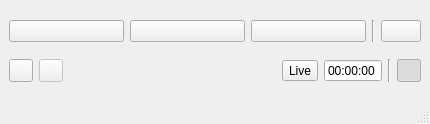
<?xml version="1.0" encoding="UTF-8"?>
<ui version="4.0">
 <class>MainWindow</class>
 <widget class="QMainWindow" name="MainWindow">
  <property name="geometry">
   <rect>
    <x>0</x>
    <y>0</y>
    <width>430</width>
    <height>124</height>
   </rect>
  </property>
  <property name="minimumSize">
   <size>
    <width>430</width>
    <height>0</height>
   </size>
  </property>
  <property name="windowTitle">
   <string>RSI</string>
  </property>
  <widget class="QWidget" name="centralwidget">
   <layout class="QGridLayout" name="mainLayout">
    <item row="1" column="0">
     <layout class="QHBoxLayout" name="horizontalLayout_2">
      <item>
       <widget class="QToolButton" name="playToggleBtn">
        <property name="sizePolicy">
         <sizepolicy hsizetype="Maximum" vsizetype="Maximum">
          <horstretch>0</horstretch>
          <verstretch>0</verstretch>
         </sizepolicy>
        </property>
        <property name="checkable">
         <bool>true</bool>
        </property>
       </widget>
      </item>
      <item>
       <widget class="QToolButton" name="recordBtn">
        <property name="enabled">
         <bool>false</bool>
        </property>
        <property name="sizePolicy">
         <sizepolicy hsizetype="Maximum" vsizetype="Maximum">
          <horstretch>0</horstretch>
          <verstretch>0</verstretch>
         </sizepolicy>
        </property>
        <property name="checkable">
         <bool>true</bool>
        </property>
       </widget>
      </item>
      <item>
       <widget class="VolumeSlider" name="volumeSlider" native="true"/>
      </item>
      <item>
       <widget class="SeekSlider" name="seekSlider" native="true">
        <property name="sizePolicy">
         <sizepolicy hsizetype="Expanding" vsizetype="Preferred">
          <horstretch>0</horstretch>
          <verstretch>0</verstretch>
         </sizepolicy>
        </property>
       </widget>
      </item>
      <item>
       <widget class="LiveButton" name="liveBtn">
        <property name="sizePolicy">
         <sizepolicy hsizetype="Maximum" vsizetype="Maximum">
          <horstretch>0</horstretch>
          <verstretch>0</verstretch>
         </sizepolicy>
        </property>
        <property name="focusPolicy">
         <enum>Qt::NoFocus</enum>
        </property>
        <property name="text">
         <string>Live</string>
        </property>
       </widget>
      </item>
      <item>
       <widget class="QTimeEdit" name="timeEdit">
        <property name="sizePolicy">
         <sizepolicy hsizetype="Maximum" vsizetype="Fixed">
          <horstretch>0</horstretch>
          <verstretch>0</verstretch>
         </sizepolicy>
        </property>
        <property name="alignment">
         <set>Qt::AlignRight|Qt::AlignTrailing|Qt::AlignVCenter</set>
        </property>
        <property name="buttonSymbols">
         <enum>QAbstractSpinBox::NoButtons</enum>
        </property>
        <property name="displayFormat">
         <string>HH:mm:ss</string>
        </property>
       </widget>
      </item>
      <item>
       <widget class="Line" name="line">
        <property name="orientation">
         <enum>Qt::Vertical</enum>
        </property>
       </widget>
      </item>
      <item>
       <widget class="ExpandButton" name="togglePanelBtn">
        <property name="focusPolicy">
         <enum>Qt::NoFocus</enum>
        </property>
        <property name="toolTip">
         <string>Toggle extra panel</string>
        </property>
        <property name="checkable">
         <bool>true</bool>
        </property>
        <property name="checked">
         <bool>true</bool>
        </property>
       </widget>
      </item>
     </layout>
    </item>
    <item row="0" column="0">
     <layout class="QHBoxLayout" name="horizontalLayout">
      <item>
       <widget class="RadioButton" name="rete1Btn">
        <property name="focusPolicy">
         <enum>Qt::NoFocus</enum>
        </property>
        <property name="checkable">
         <bool>true</bool>
        </property>
        <attribute name="buttonGroup">
         <string notr="true">radioGroup</string>
        </attribute>
       </widget>
      </item>
      <item>
       <widget class="RadioButton" name="rete2Btn">
        <property name="focusPolicy">
         <enum>Qt::NoFocus</enum>
        </property>
        <property name="checkable">
         <bool>true</bool>
        </property>
        <attribute name="buttonGroup">
         <string notr="true">radioGroup</string>
        </attribute>
       </widget>
      </item>
      <item>
       <widget class="RadioButton" name="rete3Btn">
        <property name="focusPolicy">
         <enum>Qt::NoFocus</enum>
        </property>
        <property name="checkable">
         <bool>true</bool>
        </property>
        <attribute name="buttonGroup">
         <string notr="true">radioGroup</string>
        </attribute>
       </widget>
      </item>
      <item>
       <widget class="Line" name="line_2">
        <property name="orientation">
         <enum>Qt::Vertical</enum>
        </property>
       </widget>
      </item>
      <item>
       <widget class="QPushButton" name="settingsBtn">
        <property name="sizePolicy">
         <sizepolicy hsizetype="Maximum" vsizetype="Fixed">
          <horstretch>0</horstretch>
          <verstretch>0</verstretch>
         </sizepolicy>
        </property>
        <property name="focusPolicy">
         <enum>Qt::NoFocus</enum>
        </property>
        <property name="toolTip">
         <string>Settings...</string>
        </property>
       </widget>
      </item>
     </layout>
    </item>
   </layout>
  </widget>
  <widget class="QMenuBar" name="menubar">
   <property name="geometry">
    <rect>
     <x>0</x>
     <y>0</y>
     <width>430</width>
     <height>24</height>
    </rect>
   </property>
  </widget>
  <widget class="QStatusBar" name="statusbar"/>
 </widget>
 <customwidgets>
  <customwidget>
   <class>RadioButton</class>
   <extends>QPushButton</extends>
   <header>player</header>
  </customwidget>
  <customwidget>
   <class>LiveButton</class>
   <extends>QToolButton</extends>
   <header>player</header>
  </customwidget>
  <customwidget>
   <class>SeekSlider</class>
   <extends>QWidget</extends>
   <header>player</header>
   <container>1</container>
  </customwidget>
  <customwidget>
   <class>VolumeSlider</class>
   <extends>QWidget</extends>
   <header>player</header>
   <container>1</container>
  </customwidget>
  <customwidget>
   <class>ExpandButton</class>
   <extends>QToolButton</extends>
   <header>player</header>
  </customwidget>
 </customwidgets>
 <tabstops>
  <tabstop>playToggleBtn</tabstop>
  <tabstop>liveBtn</tabstop>
  <tabstop>timeEdit</tabstop>
 </tabstops>
 <resources/>
 <connections/>
 <buttongroups>
  <buttongroup name="radioGroup"/>
 </buttongroups>
</ui>
